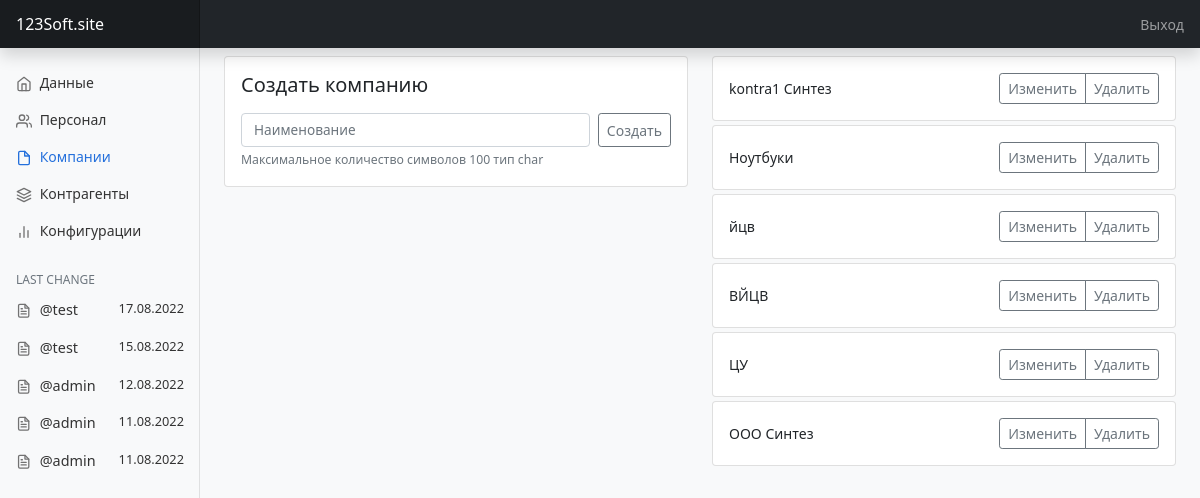
Before: /company/ (signed in) with the older database file.
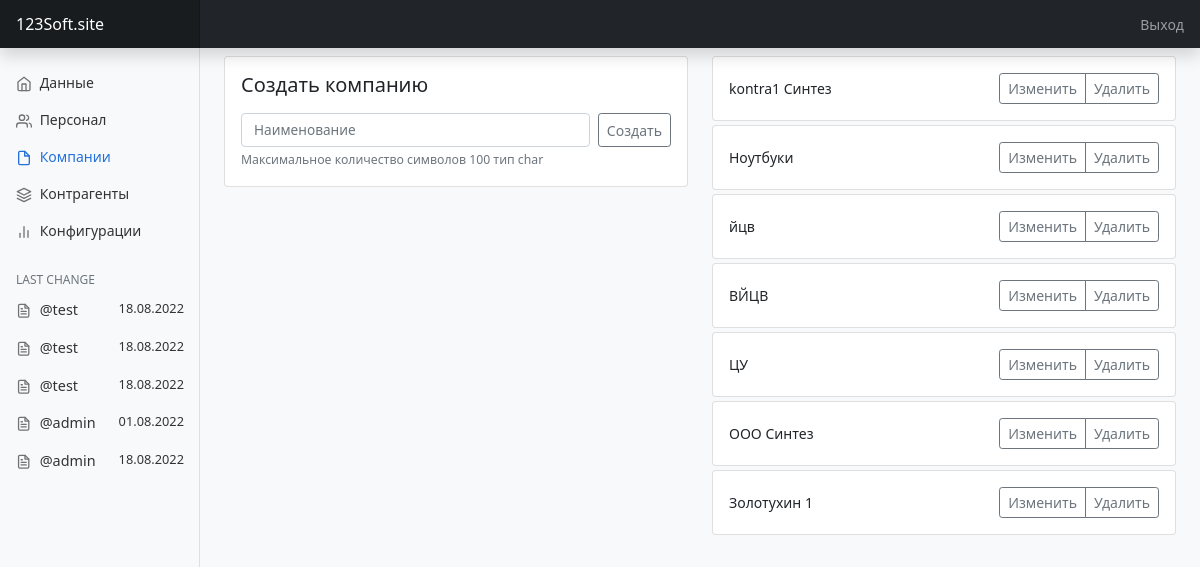
After: the same page with the newer database file.
### SYSControl/models.py (models this page shows, shortened)
class HeadDataBase(models.Model):
    company = models.ForeignKey(Company, verbose_name='Организация', related_name='HeadDataBase_key', on_delete=models.PROTECT)
    user = models.ForeignKey(User, verbose_name='Пользователь', related_name='HeadDataBase_key', on_delete=models.PROTECT)
    date = models.DateField(auto_now=False, auto_now_add=False, verbose_name='Дата создания')
    distance = models.BooleanField(verbose_name='Удаленно')
    chek = models.BooleanField(verbose_name='Проверено', default=False)
    comment = models.CharField(max_length=50, verbose_name='Комментарий', default="")

class Company(models.Model):
    name = models.CharField(max_length=100, verbose_name='Организация')

### SYSControl/views.py (the view, shortened to what this page needs)
# urls.py: path('company/', CompanyView.as_view(), name='company'),
class CompanyView(LoginRequiredMixin, View):
    def get(self, request):
        if request.user.is_superuser:
            company = Company.objects.all()
            data = HeadDataBase.objects.all().order_by('-id')
            context = {
                'company': company,
                'data': data
            }
            return render(request, 'company.html', context)
        else:
            return HttpResponseRedirect('/errorPage')

### templates/company.html (shortened to what this page needs)
{% extends 'base.html' %}
{% block content %}
    <div class="conteiner mt-2">
        <div class="row">
        <div class="col-md-6 row-cols-1">
            <div class="col card mb-3   ">
                <div class="card-body">
                    <h5 class="card-title pb-2">Создать компанию</h5>
                    <form method="POST" action="{% url 'companyCreate' %}">
                        <div class="d-flex">
                            <input class="form-control input-sm mr-2" type="text" name="name" placeholder="Наименование">
                            <button type="submit" class="btn btn-sm btn-outline-secondary">Создать</button>
                        </div>
                        <div class="form-text">
                            Максимальное количество символов 100 тип char
                        </div>
                    </form>
                </div>
            </div>
        </div>
        <div class="col-md-6">
            {% for item in company %}
                <div class="card card-body mb-1">
                    <div class="d-flex justify-content-between align-items-center">
                        <div class="company-name">
                            {{item.name}}
                        </div>
                        <div class="btn-group">
                            <button type="button" class="btn btn-sm btn-outline-secondary" data-bs-toggle="collapse" data-bs-target="#companyEdit{{item.id}}">Изменить</button>
                            <a href="{% url 'companyDelete' item.id %}" type="button" class="btn btn-sm btn-outline-secondary">Удалить</a>
                        </div>
                    </div>
                </div>
            {% endfor %}
        </div>
    </div>
{% endblock %}

### templates/base.html (shortened to what the changed rows need)
{% load static %}
<!DOCTYPE html>
<html lang="ru">
<head>
    <link href="https://cdn.jsdelivr.net/npm/bootstrap@5.0.2/dist/css/bootstrap.min.css" rel="stylesheet">
    <link rel="stylesheet" href="{% static 'css/style.css' %}">
</head>
<body class="bg-light">
    <div class="container-fluid">
      <div class="row d-flex justify-content-center">
        {% if request.user.is_superuser %}
        <nav id="sidebarMenu" class="col-md-3 col-lg-2 d-md-block bg-light sidebar collapse" >
          <div class="position-sticky pt-3 sidebar-sticky">
            <ul class="nav flex-column mb-2">
              <li class="nav-item">
                {% if 'detail' in request.path or 'Ffilter' in request.path %}
                  {% for item in data_lastChange %}
                    <a class="nav-link" href="{% url 'baseDetail' item.id %}">
                      <div class="d-flex justify-content-between">
                        <span>
                          <svg xmlns="http://www.w3.org/2000/svg" width="25" height="25" viewBox="0 0 25 25" fill="none" stroke="currentColor" stroke-width="2" stroke-linecap="round" stroke-linejoin="round" class="feather feather-file-text align-text-bottom" aria-hidden="true"><path d="M14 2H6a2 2 0 0 0-2 2v16a2 2 0 0 0 2 2h12a2 2 0 0 0 2-2V8z"></path><polyline points="14 2 14 8 20 8"></polyline><line x1="16" y1="13" x2="8" y2="13"></line><line x1="16" y1="17" x2="8" y2="17"></line><polyline points="10 9 9 9 8 9"></polyline></svg>
                          <span style="font-size:.9rem">@{{item.user.username}}</span>
                        </span>
                        <span style="font-size:.8rem">{{item.date|date:"d.m.Y"}}</span>
                      </div>
                    </a>
                  {% endfor %}
                {% else %}
                  {% for item in data|slice:":5" %}
                    <a class="nav-link" href="{% url 'baseDetail' item.id %}">
                      <div class="d-flex justify-content-between">
                        <span>
                          <span style="font-size:.9rem">@{{item.user.username}}</span>
                        </span>
                        <span style="font-size:.8rem">{{item.date|date:"d.m.Y"}}</span>
                      </div>
                    </a>
                  {% endfor %}
                {% endif %}
              </li>
            </ul>
          </div>
        </nav>
        {% endif %}
        <main class="{% if request.user.is_superuser %}col-md-9 col-lg-10 {% else %} col-12{% endif %} ms-sm-auto bg-light  px-md-4 mainBase">
          {% block content %}{% endblock %}
        </main>
      </div>
    </div>
    </body>
</html>

Changed rows visible on the page:
removed HeadDataBase: user.username "test", date "17.08.2022"
removed HeadDataBase: user.username "test", date "15.08.2022"
removed HeadDataBase: user.username "admin", date "12.08.2022"
removed HeadDataBase: user.username "admin", date "11.08.2022"
removed HeadDataBase: user.username "admin", date "11.08.2022"
added HeadDataBase: user.username "test", date "18.08.2022"
added HeadDataBase: user.username "test", date "18.08.2022"
added HeadDataBase: user.username "test", date "18.08.2022"
added HeadDataBase: user.username "admin", date "01.08.2022"
added HeadDataBase: user.username "admin", date "18.08.2022"
added Company: name "Золотухин 1"
